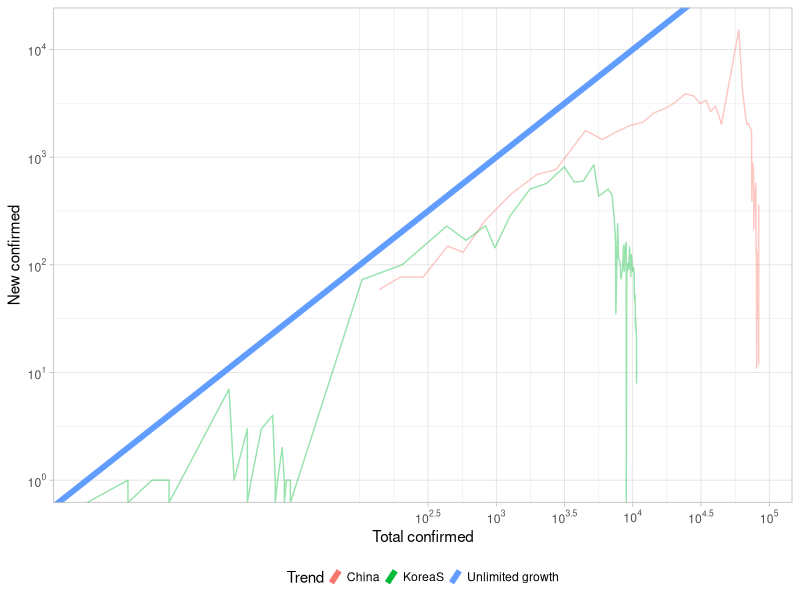
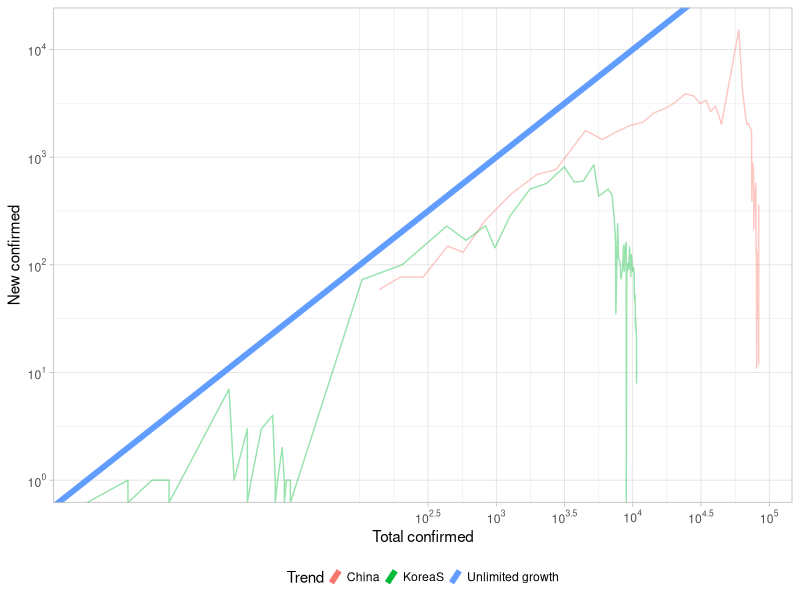

Write the R code that produced these figures, in order.
# setwd("~/Documents/GitHub/Covid19predict/visualisation")
library(ggplot2)
library(scales)

dfUK = read.csv("../daraPreProcess/historyfigures.csv", header = T)
dfChina_m = read.csv("China_m.csv", header = T)
dfKorea_s = read.csv("korea_s.csv", header = T)
dfGermany = read.csv("germany.csv", header = T)
dfItaly = read.csv("italy.csv", header = T)
dfSpain = read.csv("spain.csv", header = T)


dfUK$newConfirmed = 0
for (item in 2:nrow(dfUK)) {
  dfUK$newConfirmed[item] = dfUK$confirmed[item] - dfUK$confirmed[item-1]
}


ggplot(data = dfUK, aes(x = dfUK$confirmed, y = dfUK$newConfirmed, color = "UK")) +
  #geom_line(size =1)+
  geom_line(data = dfChina_m, aes(x = China, y=china_new, color = "China"), alpha = 0.4)+
  geom_line(data = dfKorea_s, aes(x = KoreaS, y=KoreaS_new, color = "KoreaS"), alpha = 0.4)+
  #geom_line(data = dfItaly, aes(x = Italy, y=Italy_new, color = "Italy"), alpha = 0.4)+
  #geom_line(data = dfSpain, aes(x = Spain, y=Spain_new, color = "Spain"), alpha = 0.4)+
  #geom_line(data = dfGermany, aes(x = Germany, y=Germany_new, color = "Germany"), alpha = 0.4)+
  #geom_point(data = dfUK[c(nrow(dfUK)),c(1:length(dfUK))], aes(x = confirmed, y = newConfirmed), size = 2.5)+
  #stat_smooth(geom='line', alpha=0.6, se=FALSE, size = 1.5)+
  geom_abline(aes(slope = 1, intercept = 0, color = "Unlimited growth"), show.legend = T, size = 2)+
  xlab("Total confirmed")+
  labs(color = "Trend")+
  ylab("New confirmed")+
  theme_light()+
  theme(legend.key.size =  unit(2, "mm"),
        legend.position="bottom")+
  scale_x_continuous(trans='log10',breaks = trans_breaks("log10", function(x) 10^x)(c(500, 1e6)), labels = trans_format("log10", math_format(10^.x))) +
  scale_y_continuous(trans='log10',breaks = trans_breaks("log10", function(x) 10^x), labels = trans_format("log10", math_format(10^.x)))

ggsave("UKlogTrend.png", scale = 2.5, width = 9, height = 5, units = "cm", dpi = "retina")
